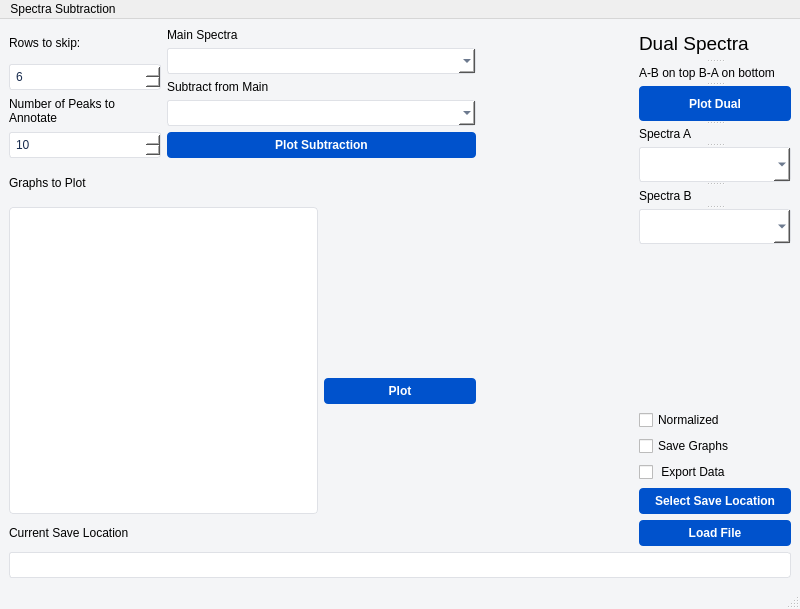
<?xml version="1.0" encoding="UTF-8"?>
<ui version="4.0">
 <class>MainWindow</class>
 <widget class="QMainWindow" name="MainWindow">
  <property name="enabled">
   <bool>true</bool>
  </property>
  <property name="geometry">
   <rect>
    <x>0</x>
    <y>0</y>
    <width>800</width>
    <height>609</height>
   </rect>
  </property>
  <property name="windowTitle">
   <string>Spectra Subtraction</string>
  </property>
  <property name="styleSheet">
   <string notr="true">/* Main Window Background */
QMainWindow {
    background-color: #F4F5F7;
}

/* Modern Blue Buttons */
QPushButton {
    background-color: #0052CC;
    color: white;
    border-radius: 4px;
    padding: 6px 15px;
    font-weight: bold;
    border: none;
}

QPushButton:hover {
    background-color: #0065FF;
}

QPushButton:pressed {
    background-color: #0747A6;
}

/* Inputs and Boxes */
QComboBox, QSpinBox, QLineEdit {
    background-color: white;
    border: 1px solid #DFE1E6;
    border-radius: 3px;
    padding: 4px;
    color: #172B4D;
}

QComboBox:hover, QSpinBox:hover {
    border: 1px solid #4C9AFF;
}

/* List Widget for Sheet Names */
QListWidget {
    background-color: white;
    border: 1px solid #DFE1E6;
    border-radius: 4px;
}

QListWidget::item:selected {
    background-color: #DEEBFF;
    color: #0052CC;
}</string>
  </property>
  <property name="iconSize">
   <size>
    <width>32</width>
    <height>60</height>
   </size>
  </property>
  <widget class="QWidget" name="centralwidget">
   <layout class="QGridLayout" name="gridLayout_2">
    <item row="9" column="1" colspan="4">
     <widget class="QLabel" name="saveLocationLabel">
      <property name="text">
       <string>Current Save Location</string>
      </property>
      <property name="buddy">
       <cstring>saveLocationLineEdit</cstring>
      </property>
     </widget>
    </item>
    <item row="6" column="3">
     <widget class="QPushButton" name="plotGraphs">
      <property name="text">
       <string>Plot</string>
      </property>
     </widget>
    </item>
    <item row="0" column="2" colspan="2">
     <layout class="QGridLayout" name="gridLayout">
      <item row="0" column="0">
       <widget class="QLabel" name="mainSpectraLabel">
        <property name="text">
         <string>Main Spectra</string>
        </property>
        <property name="scaledContents">
         <bool>false</bool>
        </property>
        <property name="wordWrap">
         <bool>true</bool>
        </property>
        <property name="buddy">
         <cstring>mainSpectraBox</cstring>
        </property>
       </widget>
      </item>
      <item row="1" column="0">
       <widget class="QComboBox" name="mainSpectraBox">
        <property name="editable">
         <bool>false</bool>
        </property>
       </widget>
      </item>
      <item row="2" column="0">
       <widget class="QLabel" name="subtractLabel">
        <property name="text">
         <string>Subtract from Main</string>
        </property>
        <property name="wordWrap">
         <bool>true</bool>
        </property>
        <property name="buddy">
         <cstring>subtractBox</cstring>
        </property>
       </widget>
      </item>
      <item row="3" column="0">
       <widget class="QComboBox" name="subtractBox"/>
      </item>
      <item row="4" column="0">
       <widget class="QPushButton" name="plotSubtractionButton">
        <property name="text">
         <string>Plot Subtraction</string>
        </property>
       </widget>
      </item>
     </layout>
    </item>
    <item row="9" column="5">
     <widget class="QPushButton" name="loadfileButton">
      <property name="text">
       <string>Load File</string>
      </property>
      <property name="checkable">
       <bool>false</bool>
      </property>
     </widget>
    </item>
    <item row="8" column="5">
     <widget class="QPushButton" name="selectFolderButton">
      <property name="text">
       <string>Select Save Location</string>
      </property>
     </widget>
    </item>
    <item row="2" column="1" rowspan="7" colspan="2">
     <widget class="QListWidget" name="graphsWidget">
      <property name="alternatingRowColors">
       <bool>true</bool>
      </property>
      <property name="selectionMode">
       <enum>QAbstractItemView::MultiSelection</enum>
      </property>
     </widget>
    </item>
    <item row="1" column="1" colspan="2">
     <widget class="QLabel" name="graphLabel">
      <property name="text">
       <string>Graphs to Plot</string>
      </property>
      <property name="buddy">
       <cstring>graphsWidget</cstring>
      </property>
     </widget>
    </item>
    <item row="0" column="1">
     <layout class="QVBoxLayout" name="verticalLayout">
      <item>
       <widget class="QLabel" name="rowLabel">
        <property name="text">
         <string>Rows to skip:</string>
        </property>
        <property name="wordWrap">
         <bool>true</bool>
        </property>
        <property name="buddy">
         <cstring>rowSkipSpinBox</cstring>
        </property>
       </widget>
      </item>
      <item>
       <widget class="QSpinBox" name="rowSkipSpinBox">
        <property name="wrapping">
         <bool>true</bool>
        </property>
        <property name="specialValueText">
         <string>6</string>
        </property>
        <property name="suffix">
         <string/>
        </property>
        <property name="prefix">
         <string/>
        </property>
       </widget>
      </item>
      <item>
       <widget class="QLabel" name="label">
        <property name="text">
         <string>Number of Peaks to Annotate</string>
        </property>
        <property name="wordWrap">
         <bool>true</bool>
        </property>
        <property name="buddy">
         <cstring>peaksAnnotate</cstring>
        </property>
       </widget>
      </item>
      <item>
       <widget class="QSpinBox" name="peaksAnnotate">
        <property name="specialValueText">
         <string>10</string>
        </property>
       </widget>
      </item>
     </layout>
    </item>
    <item row="10" column="1" colspan="5">
     <widget class="QLineEdit" name="saveLocationLineEdit"/>
    </item>
    <item row="0" column="5" rowspan="3">
     <widget class="QSplitter" name="splitter">
      <property name="orientation">
       <enum>Qt::Vertical</enum>
      </property>
      <widget class="QLabel" name="label_2">
       <property name="text">
        <string>&lt;html&gt;&lt;head/&gt;&lt;body&gt;&lt;p&gt;&lt;span style=&quot; font-size:14pt;&quot;&gt;Dual Spectra&lt;/span&gt;&lt;/p&gt;&lt;/body&gt;&lt;/html&gt;</string>
       </property>
       <property name="scaledContents">
        <bool>false</bool>
       </property>
      </widget>
      <widget class="QLabel" name="label_3">
       <property name="text">
        <string>A-B on top B-A on bottom</string>
       </property>
       <property name="wordWrap">
        <bool>true</bool>
       </property>
      </widget>
      <widget class="QPushButton" name="plotDualButton">
       <property name="text">
        <string>Plot Dual</string>
       </property>
      </widget>
      <widget class="QLabel" name="label_4">
       <property name="text">
        <string>Spectra A</string>
       </property>
       <property name="buddy">
        <cstring>spectraABox</cstring>
       </property>
      </widget>
      <widget class="QComboBox" name="spectraABox"/>
      <widget class="QLabel" name="label_5">
       <property name="text">
        <string>Spectra B</string>
       </property>
      </widget>
      <widget class="QComboBox" name="spectraBBox"/>
     </widget>
    </item>
    <item row="7" column="5">
     <layout class="QVBoxLayout" name="verticalLayout_2">
      <item>
       <widget class="QCheckBox" name="toggleNormalization">
        <property name="text">
         <string>Normalized</string>
        </property>
       </widget>
      </item>
      <item>
       <widget class="QCheckBox" name="saveGraphBox">
        <property name="text">
         <string>Save Graphs</string>
        </property>
       </widget>
      </item>
      <item>
       <widget class="QCheckBox" name="exportDataBox">
        <property name="text">
         <string> Export Data</string>
        </property>
       </widget>
      </item>
     </layout>
    </item>
   </layout>
  </widget>
  <widget class="QMenuBar" name="menubar">
   <property name="geometry">
    <rect>
     <x>0</x>
     <y>0</y>
     <width>800</width>
     <height>21</height>
    </rect>
   </property>
   <widget class="QMenu" name="menuSpectra_Subtraction">
    <property name="title">
     <string>Spectra Subtraction</string>
    </property>
   </widget>
   <addaction name="menuSpectra_Subtraction"/>
  </widget>
  <widget class="QStatusBar" name="statusbar"/>
  <action name="actionSave_to">
   <property name="text">
    <string>Save to ...</string>
   </property>
  </action>
 </widget>
 <resources/>
 <connections/>
</ui>
